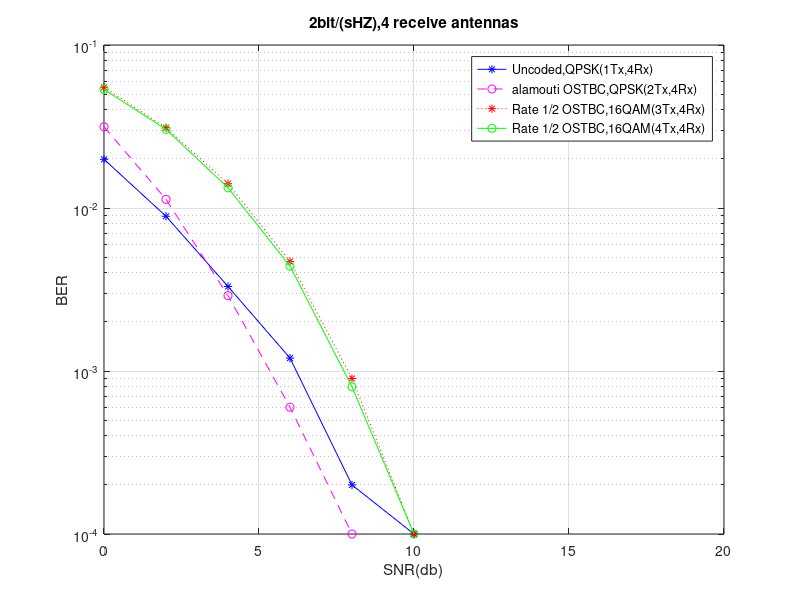

Source code (MATLAB):
uncoded=[0.0199    0.0089    0.0033    0.0012    0.0002    0.0001    0.0000         0         0         0         0]
alamouti=[   0.0315    0.0113    0.0029    0.0006    0.0001         0         0         0         0         0         0 ]
ostbc_three_tx=[0.0550    0.0311    0.0141    0.0047    0.0009    0.0001    0.0000         0         0         0         0]
ostbc_four_tx=[ 0.0534    0.0304    0.0133    0.0044    0.0008    0.0001    0.0000         0         0         0         0]
SNR=[0:2:20];
semilogy(SNR,uncoded,'-b*')
hold on

semilogy(SNR,alamouti,'--mo')

semilogy(SNR,ostbc_three_tx,':r*')

semilogy(SNR,ostbc_four_tx,'-go')

legend('Uncoded,QPSK(1Tx,4Rx)','alamouti OSTBC,QPSK(2Tx,4Rx)','Rate 1/2 OSTBC,16QAM(3Tx,4Rx)','Rate 1/2 OSTBC,16QAM(4Tx,4Rx)')

xlabel('SNR(db)')
ylabel('BER')
grid on;
title('2bit/(sHZ),4 receive antennas')